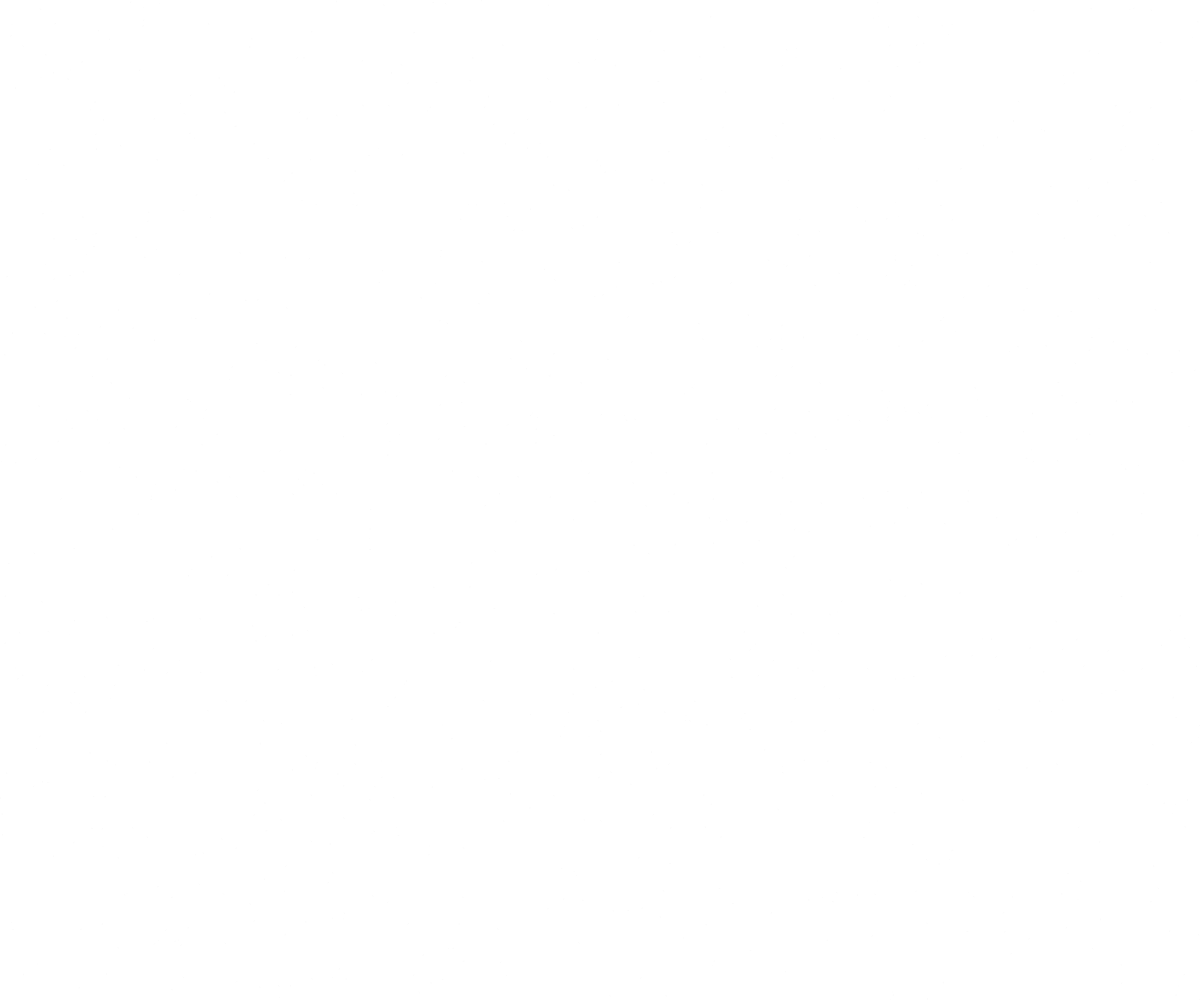
Frame 1 (no input)
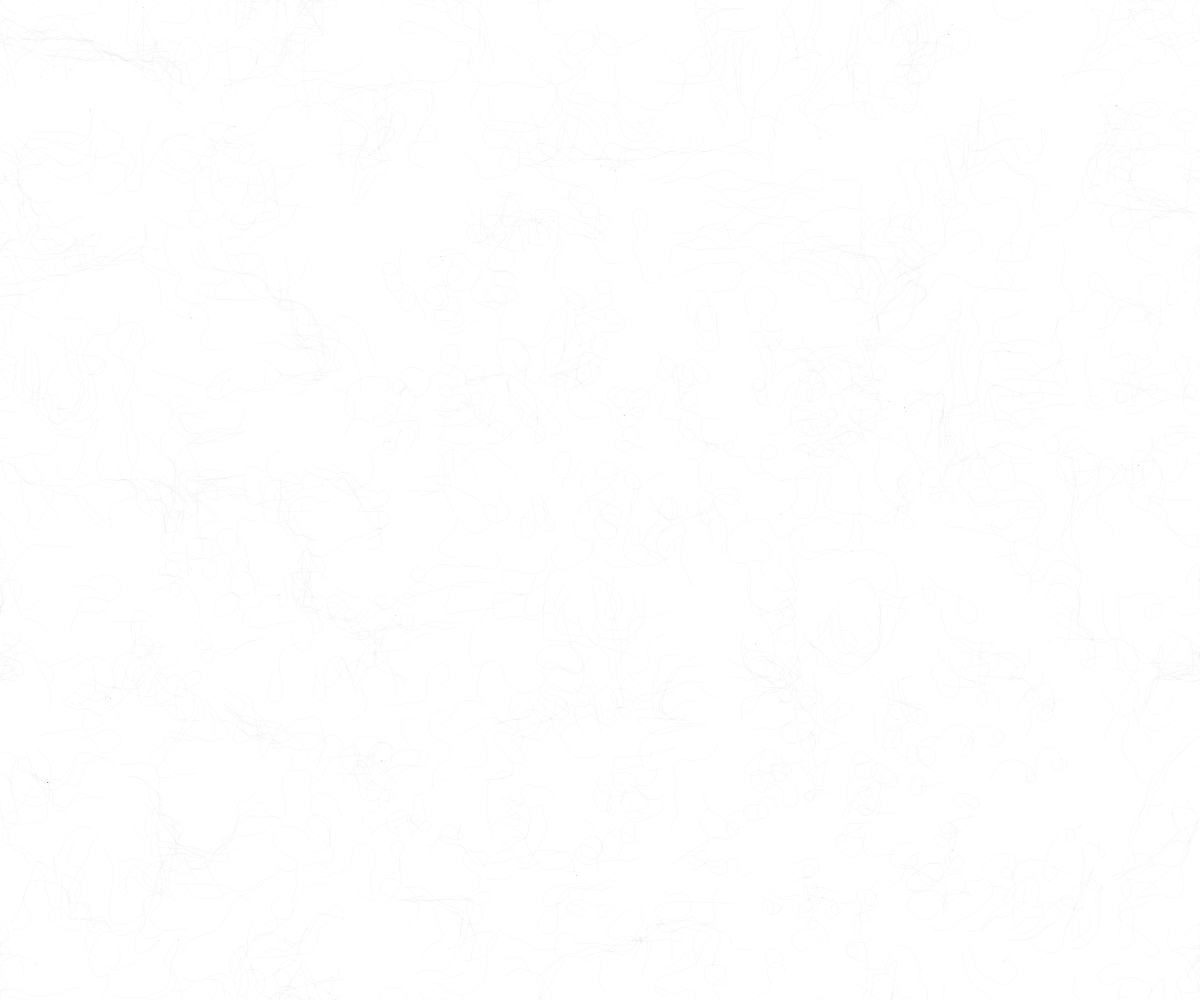
Frame 60 (no input)
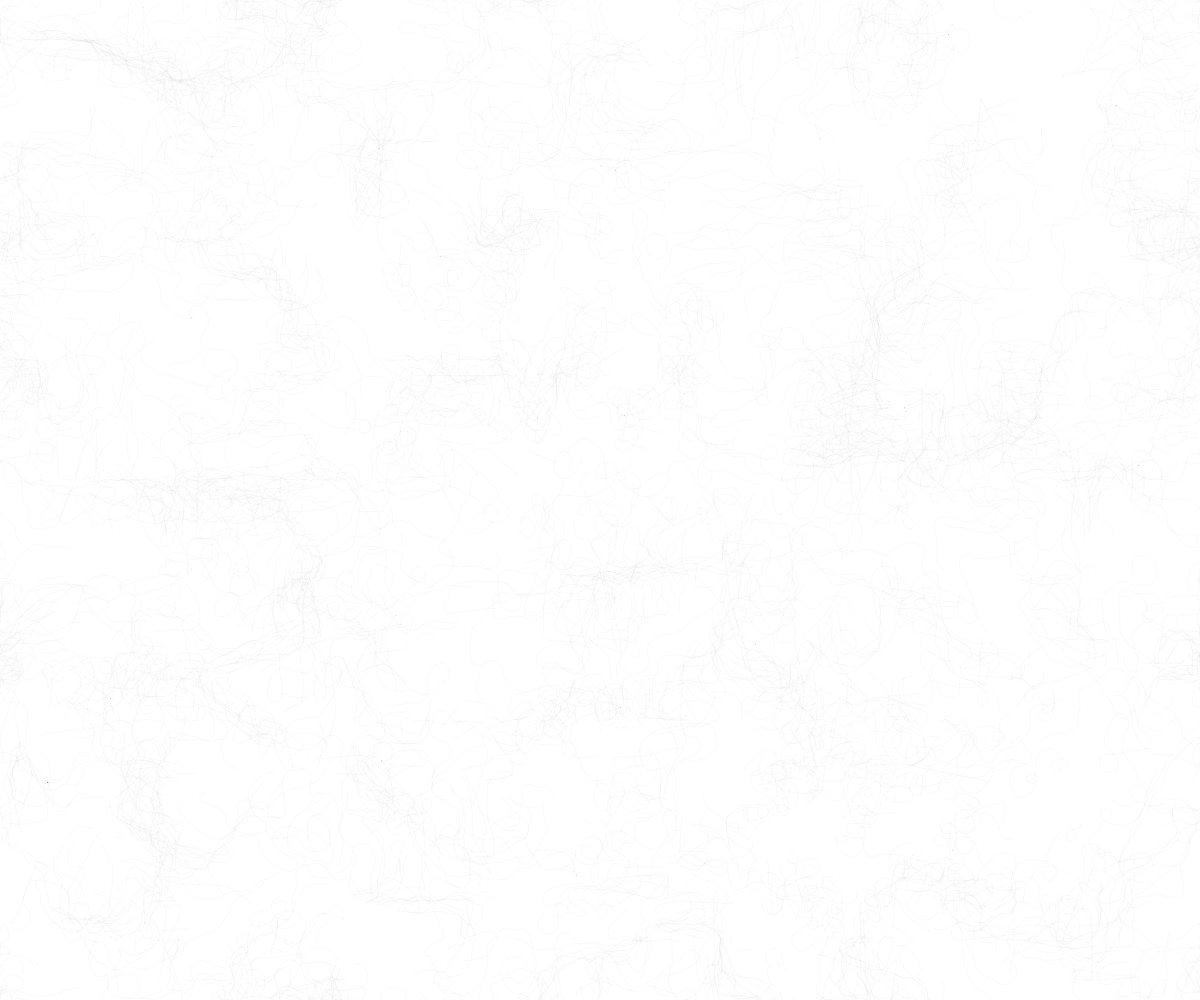
Frame 120 (the mouse pressed at the canvas centre since frame 60)

The p5.js sketch that drew these frames (run headless with seeded random() and noise() and a simulated clock; from frame 60 on, the mouse is pressed at the canvas centre):

// p5.js sketch
// ── sketch.js

var xoff = 0;
var yoff = 0;
var zoff = 0;
var inc = 0.1;
var res = 20;
var cols, rows;
var fr;
var flowField;
var numberOfParticles = 1000;

var particles = []

function setup() {
	createCanvas(window.innerWidth, window.innerHeight);
	background(255);

	rows = floor(height/res);
	cols = floor(width/res);
	fr = createP("");

	for (var i=0; i<numberOfParticles; i++){
		particles[i] = new Particle();
	}

	flowField = new Array(cols+1);
	for (var i=0; i<=cols; i++) {
		flowField[i] = new Array(rows+1);
	}
}

function draw() {
	// xoff = off_start;
	// stroke(255);
	// noFill();
	// beginShape();
	// for (var x = 0; x < width; x++){
	// 	vertex(x, noise(xoff)*height);
	// 	xoff += 0.02;
	// }
	// endShape();


	yoff = 0;
	for (var y=0; y<=cols; y++){
		xoff = 0;
		for (var x=0; x<=rows; x++){
			noStroke();
			var v = p5.Vector.fromAngle(noise(xoff, yoff, zoff)*TWO_PI*4);
			v.setMag(1);

			flowField[y][x] = v;
			
			// push();
			// stroke(0, 5);
			// translate(y*res, x*res);
			// rotate(v.heading());
			// line(0, 0, res, 0);
			// pop();

			xoff += inc;
		}
		yoff += inc;
		zoff += 0.0003;
	}

	for (var i=0; i<particles.length; i++){
		var x_pos = floor(particles[i].pos.x / res);
		var y_pos = floor(particles[i].pos.y / res);
		var force = flowField[x_pos][y_pos];
		particles[i].applyForce(force);
		particles[i].update();
		particles[i].show();
	}


	fr.html(floor(frameRate()));
	// zoff += 0.0003;
	// noLoop();
}

// ── Particle.js


function Particle(){

	this.pos = createVector(random(width), random(height));
	// this.vel = p5.Vector.random2D();
	this.vel = createVector(0, 0);
	this.acc = createVector(0, 0);
	this.prevPos = this.pos.copy();
	this.maxSpeed = 2;

	this.update = function(){
		this.vel.add(this.acc);
		this.vel.limit(this.maxSpeed);
		this.pos.add(this.vel);
		this.acc.mult(0);

		this.edgeCheck();
	}

	this.applyForce = function(force){
		this.acc = force;
	}

	this.edgeCheck = function(){
		if (this.pos.x > width) {
			this.pos.x = 0;
			this.updatePrev();
		}
		if (this.pos.x < 0) {
			this.pos.x = width;
			this.updatePrev();
		}
		if (this.pos.y > height) {
			this.pos.y = 0;
			this.updatePrev();
		}
		if (this.pos.y < 0) {
			this.pos.y = height;
			this.updatePrev();
		}
	}

	this.updatePrev = function(){
		this.prevPos = this.pos.copy();
	}

	this.show = function(){
		push();
		stroke(0, 5);
		strokeWeight(1);
		line(this.pos.x, this.pos.y, this.prevPos.x, this.prevPos.y);
		pop();

		this.updatePrev();
	}

}
